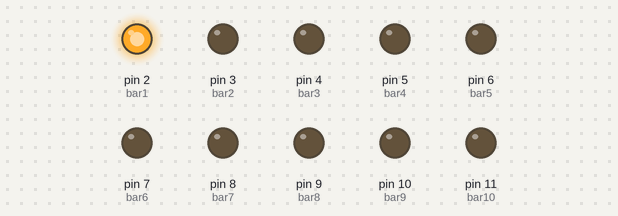
The sketch below on a simulated Arduino Uno, built with avr-gcc and run on an emulated ATmega328P. Shown: output pins drawn as LEDs (lit = HIGH).

Above: at 0.05 s.
At 0.75 s:
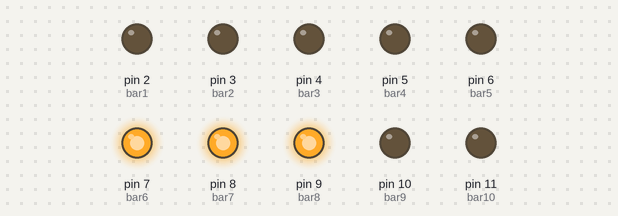
At 1.45 s:
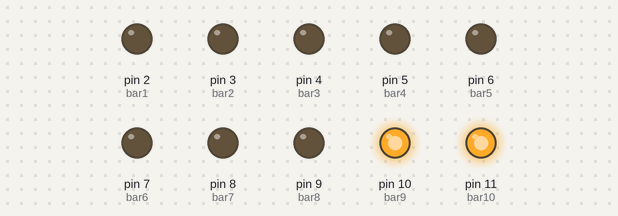
At 2.95 s:
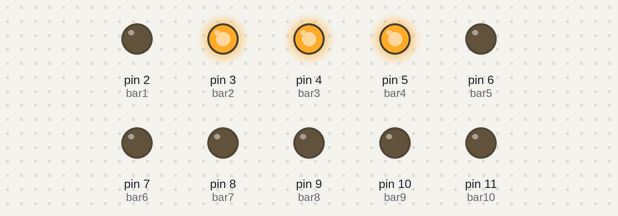
At 4.25 s:
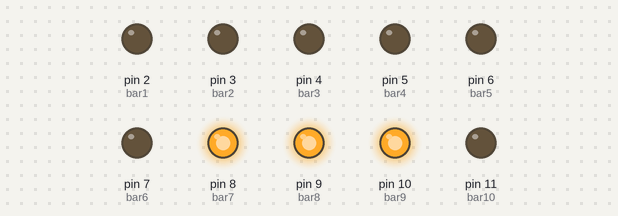
At 5.85 s:
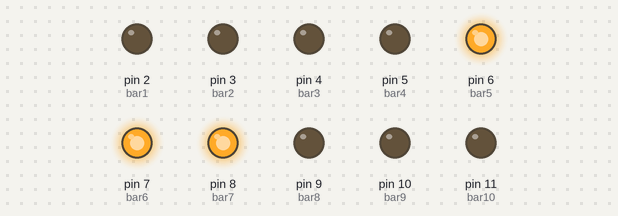
Timing chart, 0 to 6.2 s (numbered marks = the images above):
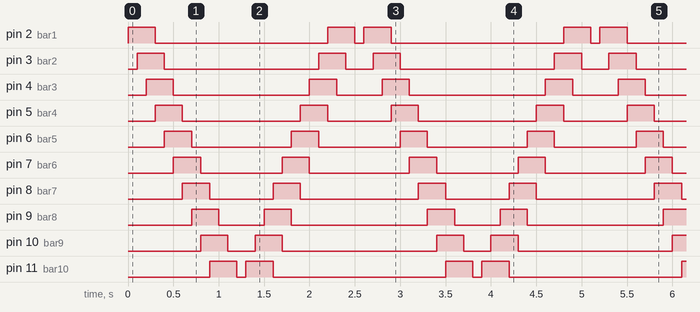

Measured:
- by itself, pin 2 (bar1): repeats every 2.6 s: LOW 1.9 s, HIGH 0.30 s, LOW 0.10 s, HIGH 0.30 s
- by itself, pin 3 (bar2): repeats every 2.6 s: LOW 1.7 s, HIGH 0.30 s, LOW 0.30 s, HIGH 0.30 s
- by itself, pin 4 (bar3): repeats every 2.6 s: LOW 1.5 s, HIGH 0.30 s, LOW 0.50 s, HIGH 0.30 s
- by itself, pin 5 (bar4): repeats every 2.6 s: LOW 1.3 s, HIGH 0.30 s, LOW 0.70 s, HIGH 0.30 s
- by itself, pin 6 (bar5): repeats every 2.6 s: LOW 1.1 s, HIGH 0.30 s, LOW 0.90 s, HIGH 0.30 s
- by itself, pin 7 (bar6): repeats every 2.6 s: LOW 0.90 s, HIGH 0.30 s, LOW 1.1 s, HIGH 0.30 s
- by itself, pin 8 (bar7): repeats every 2.6 s: LOW 0.70 s, HIGH 0.30 s, LOW 1.3 s, HIGH 0.30 s
- by itself, pin 9 (bar8): repeats every 2.6 s: LOW 0.50 s, HIGH 0.30 s, LOW 1.5 s, HIGH 0.30 s

The sketch:

led_graph.ino
```cpp
int bar1 = 2;
int bar2 = 3;
int bar3 = 4;
int bar4 = 5;
int bar5 = 6;
int bar6 = 7;
int bar7 = 8;
int bar8 = 9;
int bar9 = 10;
int bar10 = 11;
int del = 100;

void setup()
{
  pinMode(bar1, OUTPUT);
  pinMode(bar2, OUTPUT);
  pinMode(bar3, OUTPUT);
  pinMode(bar4, OUTPUT);
  pinMode(bar5, OUTPUT);
  pinMode(bar6, OUTPUT);
  pinMode(bar7, OUTPUT);
  pinMode(bar8, OUTPUT);
  pinMode(bar9, OUTPUT);
  pinMode(bar10, OUTPUT);
}

void loop()
{
  digitalWrite(bar1, HIGH);
  delay(del);
  digitalWrite(bar2, HIGH);
  delay(del);
  digitalWrite(bar3, HIGH);
  delay(del);
  digitalWrite(bar4, HIGH);
  digitalWrite(bar1, LOW);
  delay(del);
  digitalWrite(bar5, HIGH);
  digitalWrite(bar2, LOW);
  delay(del);
  digitalWrite(bar6, HIGH);
  digitalWrite(bar3, LOW);
  delay(del);
  digitalWrite(bar7, HIGH);
  digitalWrite(bar4, LOW);
  delay(del);
  digitalWrite(bar8, HIGH);
  digitalWrite(bar5, LOW);
  delay(del);
  digitalWrite(bar9, HIGH);
  digitalWrite(bar6, LOW);
  delay(del);
  digitalWrite(bar10, HIGH);
  digitalWrite(bar7, LOW);
  delay(del);
  digitalWrite(bar8, LOW);
  delay(del);
  digitalWrite(bar9, LOW);
  delay(del);
  digitalWrite(bar10, LOW);
  delay(del);

  digitalWrite(bar10, HIGH);
  delay(del);
  digitalWrite(bar9, HIGH);
  delay(del);
  digitalWrite(bar8, HIGH);
  delay(del);
  digitalWrite(bar7, HIGH);
  digitalWrite(bar10, LOW);
  delay(del);
  digitalWrite(bar6, HIGH);
  digitalWrite(bar9, LOW);
  delay(del);
  digitalWrite(bar5, HIGH);
  digitalWrite(bar8, LOW);
  delay(del);
  digitalWrite(bar4, HIGH);
  digitalWrite(bar7, LOW);
  delay(del);
  digitalWrite(bar3, HIGH);
  digitalWrite(bar6, LOW);
  delay(del);
  digitalWrite(bar2, HIGH);
  digitalWrite(bar5, LOW);
  delay(del);
  digitalWrite(bar1, HIGH);
  digitalWrite(bar4, LOW);
  delay(del);
  digitalWrite(bar3, LOW);
  delay(del);
  digitalWrite(bar2, LOW);
  delay(del);
  digitalWrite(bar1, LOW);
  delay(del);
}
```
